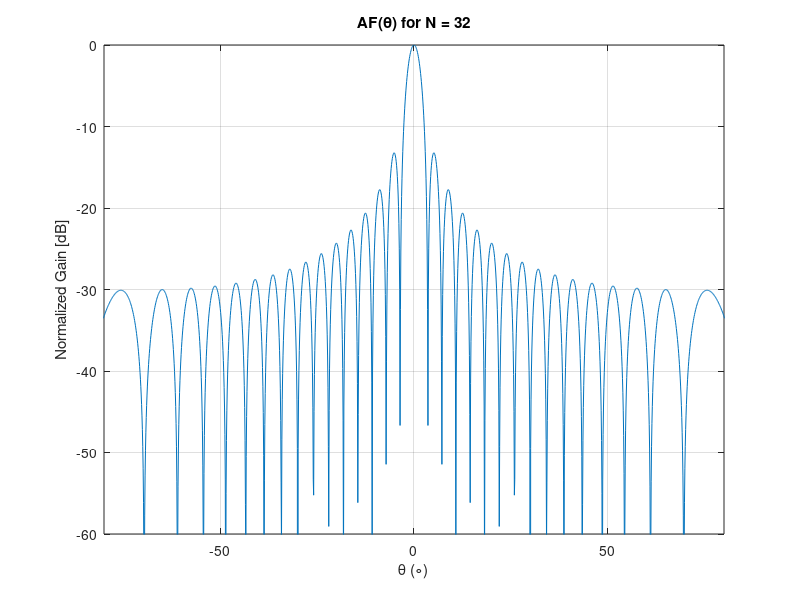

MATLAB code to generate this figure: (Note: this script raises an error after producing the figure.)
% Sergio Mendez Vargo
% ECE-300 Electromagnetism
% Final Project
% Phased array antennas

%% @verbatim 
% In this script, we plot the array factor AF(theta) of an N-element
% phased-array antenna using the simplified "sine-expression" result 
% from Geometric Series Expansion under different conditions:
%       Part 1.1 - Boresight Direction Beam (Sperical Coordinates)
%       Part 1.2 - Boresight Direction Beam (Sine Space Coordinates)
%       Part 2 - Beam steered 45 deg of boresight
%       Part 3 - Electronically Beam Steering Animation
%       Part 4 - Grating Lobes: d_max calculations and visualization 
% @endverbatim

%% Wrokspace variables
% range of azimuth angle (phi) and elevation (theta)
dtheta = 0.1;   %1 degree (in rad)
theta = -90:dtheta:90;      %range of theta (-90 to 90 degrees)
theta_rad = deg2rad(theta); %theta in rads
dphi = 2*dtheta;
phi = -180:dphi:180;        %range of phi (-180 degrees)
phi_rad = deg2rad(phi);     %phi in rads
%phi = 0;
N = 32;             %number of elements
freq = 10e9;        %10 GHz
c = 3e8;            %m/sec speed of light
lambda = c/freq;    %wavelength (m)
k = 2*pi/lambda;    %wavenumber (rad/m)
d = lambda/2;       %element spacing (m)

close all           %clear all figures
clc                 %clear command window

%% Part 1.1 -- Array Factor AF(theta) for broadside array (Spherical Coordinates)
%Uniform element excitation (amplitude weights = 1)

gamma = k*d*sin(theta_rad); %gamma = pi.*sin(theta);
AF_normal = ((sin(N/2.*gamma))./(N.*sin(gamma./2))).^2; %Broadside AF normalized
AF_nom_dB = 10*log10(AF_normal); %AF in [dB]

figure
plot(theta, AF_nom_dB);
grid on
xlabel('\theta (\circ)')
ylabel('Normalized Gain [dB]')
axis([-80 80 -60 0])
title(' AF(\theta) for N = 32 ')

figure
polarplot(theta_rad, AF_nom_dB);
thetalim([-90 90])
rlim([-80 0])
ax = gca;
ax.ThetaDir = 'clockwise';
ax.ThetaZeroLocation = 'top';
title(' AF(\theta) for N = 32 ');

%% Part 1.2 -- Array Factor AF(u,v) for broadside array (Sine Space Coordinates)
u = sin(theta_rad);     %1D

gamma_sine = k*d*u; %gamma_sine = pi.u;
AF_normal_sine_field = ((sin(N/2.*gamma_sine))./(N.*sin(gamma_sine./2))).^2; %Broadside Array Factor normalized
AF_nom_sine_dB = 20*log10(AF_normal_sine_field); %AF in [dB]

figure
plot(u, AF_nom_sine_dB);
grid on
xlabel('u')
ylabel('Normalized Gain [dB]')
axis([-1 1 -60 0])
title(['Sine Space','AF(u) for N = 32'])

%% Part 2 -- Array Factor AF(theta) Electronically steered
%A_o = 1;            %Standard Element excitation
%weights = ones(1,N);%element excitation weights
%A_n = A_o.*weights; %Element excitation

theta_o = 45;   %steering angle (deg)
theta_o_rad = deg2rad(theta_o); %convert to radians

gamma = k*d*sin(theta_rad);  %gamma = pi.*sin(theta)
delta = k*d*sin(theta_o_rad);
AF_normal_steer = ((sin(N/2.*(gamma - delta)))./(N.*sin((gamma - delta)./2))).^2; %Broadside Array Factor (normalized)
AF_nom_st_dB = 10*log10(AF_normal_steer); %AF in [dB]

figure 
plot(theta, AF_nom_st_dB);
grid on
xlabel('\theta (\circ)')
ylabel('Normalized Gain [dB]')
axis([-80 80 -60 0])
title('Steered AF(\theta) for N = 32')

figure
polarplot(theta_rad, AF_nom_st_dB);
thetalim([-90 90])
rlim([-80 0])
ax = gca;
ax.ThetaDir = 'clockwise';
ax.ThetaZeroLocation = 'top';
title(' Steered AF(\theta) for N = 32 ');


%% Part 3 -- Animation of Beam Steering
theta_steer = -theta_o:1:theta_o; %steering angle array (deg)
theta_steer_rad = deg2rad(theta_steer); %convert to radians

gamma = k*d*sin(theta_rad); %gamma = pi.*sin(theta)

M1 = struct('cdata', cell(1, length(theta_steer)), 'colormap', length(theta_steer)); %movie object 
M2 = struct('cdata', cell(1, length(theta_steer)), 'colormap', length(theta_steer)); %movie object

figure 

for ang_steer = 1:length(theta_steer)
    delta = k*d*sin(theta_steer_rad(ang_steer));
    AF_norm_steer = ((sin(N/2.*(gamma - delta)))./(N.*sin((gamma - delta)./2))).^2; %Broadside Array Factor
    AF_norm_st_dB = 10*log10(AF_norm_steer); %AF in [dB]
    
    plot(theta, AF_norm_st_dB)
    grid on
    xlabel('\theta (\circ)')
    ylabel('Normalized Gain [dB]')
    axis([-80 80 -60 0])
    title({"Steered AF(\theta) for N = 32"; strcat("\theta_0 = ", string(theta_steer(ang_steer)))})
    M1(ang_steer) = getframe(gcf); %Store the frame (leaving gcf out crops the frame in the movie)
    pause(0.02)
    
end
% %Save the Movie
% myWriter = VideoWriter('Steering Beam', 'MPEG-4');
% myWriter.FrameRate = 20;
% 
% %Open the VideoWriter object, write the movie and close the file
% open(myWriter);
% writeVideo(myWriter, M1);
% close(myWriter);

figure 

for ang_steer = 1:length(theta_steer)
    delta = k*d*sin(theta_steer_rad(ang_steer));
    AF_norm_steer = ((sin(N/2.*(gamma - delta)))./(N.*sin((gamma - delta)./2))).^2; %Broadside Array Factor
    AF_norm_st_dB = 10*log10(AF_norm_steer); %AF in [dB]
    
    polarplot(theta_rad, AF_norm_st_dB)
    thetalim([-90 90])
    rlim([-60 0])
    ax = gca;
    ax.ThetaDir = 'clockwise';
    ax.ThetaZeroLocation = 'top';
    title({"Steered AF(\theta) for N = 32"; strcat("\theta_0 = ", string(theta_steer(ang_steer)))})
    
    M2(ang_steer) = getframe(gcf); %Store the frame (leaving gcf out crops the frame in the movie)
    pause(0.02)
    
end
% %Save the Movie
% myWriter = VideoWriter('Steering Beam Polar', 'MPEG-4');
% myWriter.FrameRate = 20;
% 
% %Open the VideoWriter object, write the movie and close the file
% open(myWriter);
% writeVideo(myWriter, M2);
% close(myWriter);

%% Part 4 -- Grating Lobe Moves into Real Space animation
theta_steer_max = 60;       %maximum scan angle (deg)
theta_steer_max_rad = deg2rad(theta_steer_max); %convert to radians

d_max = (lambda - 2*lambda/N) / (1 + sin(theta_steer_max_rad));
message_d_max = strcat("For max scan angle, ", string(theta_steer_max), "(deg), lambda/2 < d_max < lambda");
disp(message_d_max)
disp(strcat("d_max = ", string(d_max)))

d_weights_gr = 0.5:0.01:1;
d_grat_lobes = d_weights_gr * lambda;

M3 = struct('cdata', cell(1, length(theta_steer)), 'colormap', length(theta_steer)); %movie object

figure

for d_ch = 1:length(d_grat_lobes)
    gamma = k*d_grat_lobes(d_ch)*sin(theta_rad);    %gamma = k.d_gr_lb.*sin(theta)
%     delta_phi = k*d_grat_lobes(d)ch)*sin(theta_steer_max_rad);
    delta_phi = k*d_grat_lobes(d_ch)*sin(0);
    AF_norm_grating = ((sin(N/2.*gamma - delta_phi))./(N.*sin((gamma - delta_phi)./2))).^2;  
    AF_norm_grt_dB = 10*log10(AF_norm_grating); %AF in [dB]
    
    plot(theta, AF_norm_grt_dB)
    grid on
    xlabel('\theta (\circ)')
    ylabel('Normalized Gain [dB]')
    axis([-90 90 -60 0])
    title("Grating Lobe Moving into Real Space");
    M3(ang_steer) = getframe(gcf); %Store the frame (leaving gcf out crops the frame in the movie)
    pause(0.05)

end

% %Save the Movie
% myWriter = VideoWriter('Grating Lobes', 'MPEG-4');
% myWriter.FrameRate = 20;
% 
% %Open the VideoWriter object, write the movie and close the file
% open(myWriter);
% writeVideo(myWriter, M3);
% close(myWriter);



